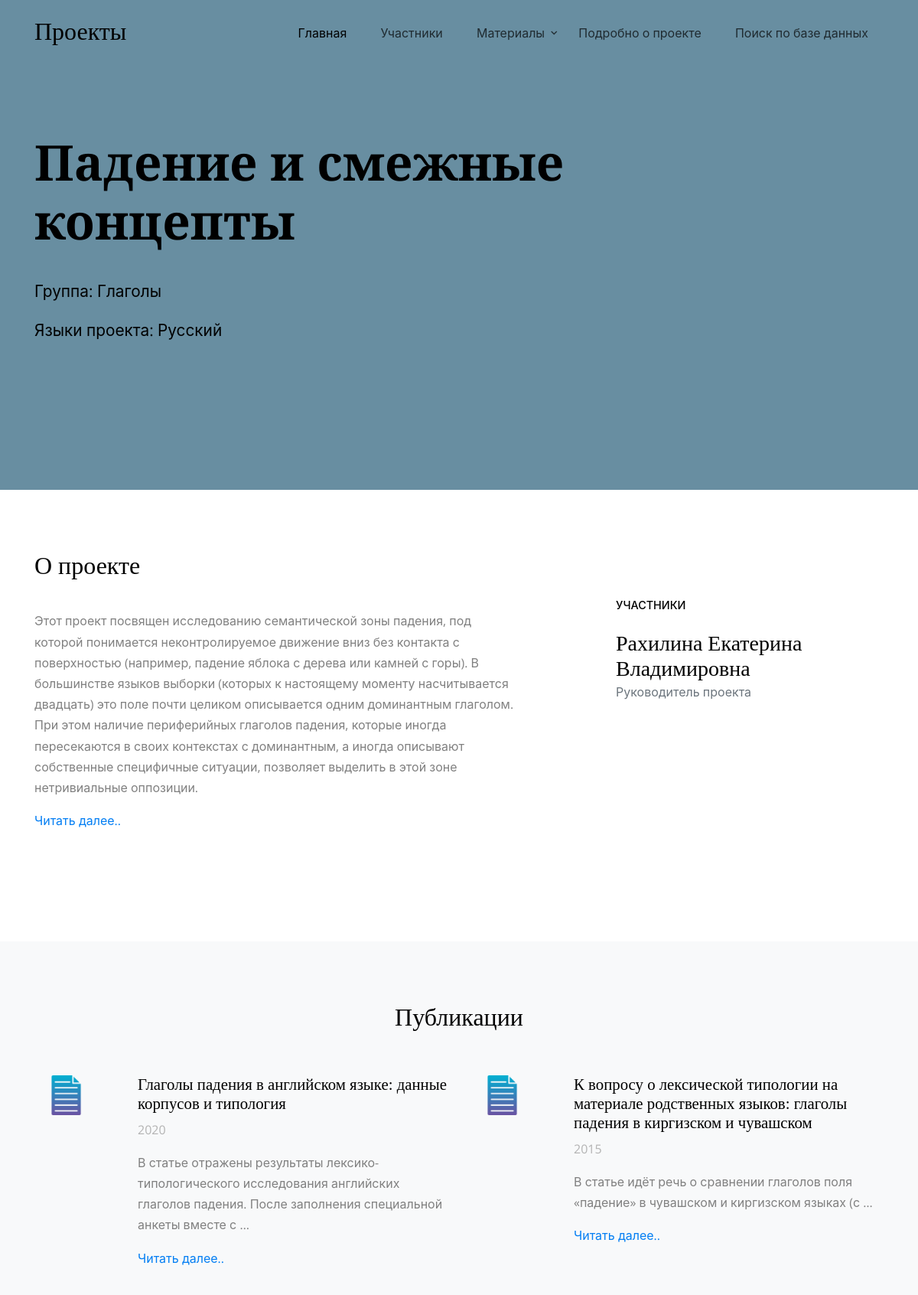
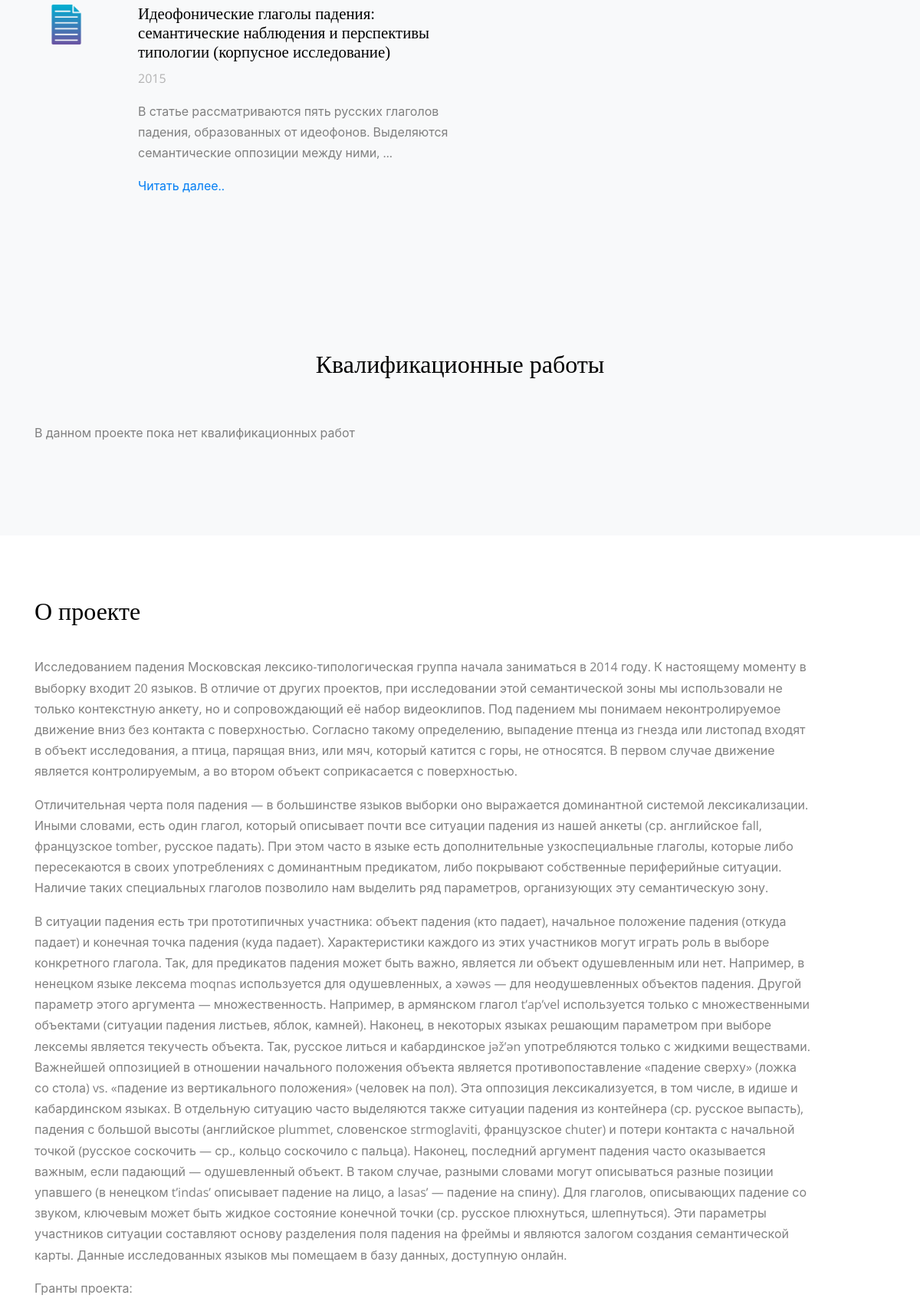
The page /project/falling/ (upper part) on the database its author committed (2 pictures, top to bottom).
### projects/models/projects.py (models this page shows, shortened)
class Projects(models.Model):
	title = models.CharField('Название_проекта', max_length = 150)
	group = models.ForeignKey('ProjectGroups', verbose_name="Группа", on_delete=models.SET_NULL, null=True)
	language = models.ManyToManyField('ProjectLanguages',blank = True)
	members = models.ManyToManyField('ProjectMembers', blank = True)
	description = models.TextField("Описание", default='')
	short_description = models.TextField("Краткое_описание", default='')
	publications = models.ManyToManyField('ProjectPublications', blank = True)
	qualification_works = models.ManyToManyField('ProjectQualificationWorks', blank = True)
	search_database = models.OneToOneField('ProjectSearch',on_delete=models.SET_NULL, null=True, blank = True)
	url = models.SlugField(max_length=130, unique=True)
	class Meta:
		verbose_name = 'Проект'
		verbose_name_plural = 'Проекты'

class ProjectGroups(models.Model):
	name = models.CharField('Группа_проекта', max_length = 100)
	url = models.SlugField(max_length=130, unique=True)
	def __str__(self):
		return self.name
	class Meta:
		verbose_name = 'Группа проекта'
		verbose_name_plural = 'Группы проекта'

class ProjectLanguages(models.Model):
	language = models.CharField('Язык_проекта', max_length = 100)
	url = models.SlugField(max_length=130, unique=True)
	class Meta:
		verbose_name = 'Язык проекта'
		verbose_name_plural = 'Языки проекта'

class ProjectMembers(models.Model):
	fio = models.CharField('ФИО_участника', max_length = 150)
	project_position = models.CharField('Должность_в_проекте', max_length = 150, blank = True)
	link_on_member = models.CharField('Ссылка_на_основную_страницу', max_length = 150, blank = True)
	class Meta:
		verbose_name = 'Участник проекта'
		verbose_name_plural = 'Участники проекта'

class ProjectPublications(models.Model):
	title = models.CharField('Название_публикации', max_length = 150)
	members = models.ManyToManyField('ProjectMembers', blank = True)
	description = models.TextField("Описание_публикации", default='')
	information = models.TextField("Информация_о_публикации", default='')
	languages = models.ManyToManyField('ProjectLanguages', blank = True)
	year = models.PositiveSmallIntegerField("Дата_публикации", blank = True)
	work_file = models.FileField(upload_to = 'publications/', blank = True)
	url = models.SlugField(max_length=130, unique=True)
	def get_absolute_url(self):
		return reverse('publication', kwargs = {'slug': self.url})
	class Meta:
		verbose_name = 'Публикация проекта'
		verbose_name_plural = 'Публикации проекта'

### projects/views.py (the view)
# urls.py: path('project/<slug:slug>/', views.ProjectDetailView.as_view(), name = 'project_detail'),
class ProjectDetailView(DetailView):
	model = Projects
	slug_field = 'url'

### templates/projects/projects_detail.html (shortened to what this page needs)
{% extends 'projects/base.html' %}
{% load static %}
{% block navbar %}
<li><a href="#home-section" class="nav-link">Главная</a></li>
<li><a href="#about-section" class="nav-link">Участники</a></li>
<li class="has-children">
	<a href="#publication-section" class="nav-link">Материалы</a>
</li>
<li><a href="#about-project" class="nav-link">Подробно о проекте</a></li>
{% if projects.search_database %}
	<li><a href="{% url 'questionnaire' projects.search_database.url %}" class="nav-link">Поиск по базе данных</a></li>
{% endif %}
{% endblock %}
{% block content %}
<section class="site-blocks-cover overflow-hidden">
	<div class="container">
		<div class="row">
			<div class="col-lg-12 align-self-center">
				<div class="row">
					<div class="col-lg-11">
						<h1>{{projects.title}}</h1>
						<br>
						<p>Группа: {{projects.group}}</p>
						<p>Языки проекта:
							{% for language in projects.language.all %}
							{{language.language}}
							{% endfor %}
						</p>
					</div>
				</div>
			</div>
		</div>
	</div>
</section>
<section class="site-section" id="about-section">
	<div class="container">
		<div class="row">
			<div class="col-12 mb-3">
				<h2 class="text-black">О проекте</h2>
			</div>
			<div class="col-md-7 mb-5">
				<p>{{projects.short_description|linebreaks}}</p>
				<p><a href="#about-project" class="">Читать далее..</a></p>
			</div>
			<div class="col-md-4 ml-auto">
				<h2 class="text-black mb-4 h6">Участники</h2>
				<ul class="list-unstyled">
					{% for member in projects.members.all %}
					<li class="mb-4">
						<h3 class="text-black m-0">{{member.fio}}</h3>
						<span class="text-muted">{{member.project_position}}</span>
					</li>
					{% endfor %}
				</ul>
			</div>
		</div>
	</div>
</section>
<section class="site-section bg-light" id="publication-section">
	<div class="container">
		<div class="row justify-content-center" data-aos="fade-up">
			<div class="col-lg-6 text-center mb-5">
				<h2 class="text-black mb-2">Публикации</h2>
			</div>
		</div>
		<div class="row">
			{% for publication in projects.publications.all %}
			<div class="col-md-6 mb-4" data-aos="fade-up" data-aos-delay="">
				<div class="d-lg-flex blog-entry">
					<div class="col-md-3 ml-auto"><a href="single.html"></a><img
							src="{% static 'images/free-icon-document-6611866.png' %}" alt=""
							class="img-fluid w-50"></a></div>
					<div class="blog-entry-text">
						<h3><a href="{{publication.get_absolute_url}}">{{publication.title}}</a></h3>
						<span class="post-meta mb-3 d-block">{{publication.year}}</span>
						<p>{{publication.description |linebreaks|truncatewords:15}}</p>
						<p><a href="{{publication.get_absolute_url}}" class="">Читать далее..</a></p>
					</div>
				</div>
			</div>
			{% endfor %}
		</div>
	</div>
</section>
<section class="site-section bg-light" id="publication-section">
	<div class="container">
		<div class="row justify-content-center" data-aos="fade-up">
			<div class="col-lg-6 text-center mb-5">
				<h2 class="text-black mb-2">Квалификационные работы</h2>
			</div>
		</div>
		<div class="row">
			{% if qual_work in projects.qualification_works.all %}
			{% for qual_work in projects.qualification_works.all %}
			<div class="col-md-6 mb-4" data-aos="fade-up" data-aos-delay="">
				<div class="d-lg-flex blog-entry">
					<div class="col-md-3 ml-auto"><a href="single.html"></a><img
							src="{% static 'images/free-icon-document-6611866.png' %}" alt=""
							class="img-fluid w-50"></a></div>
					<div class="blog-entry-text">
						<h3><a href="{{publication.get_absolute_url}}">{{qual_work.title}}</a></h3>
						<span class="post-meta mb-3 d-block">{{qual_work.year}}</span>
						<p>{{qual_work.author |linebreaks|truncatewords:15}}</p>
						<p><a href="{{publication.get_absolute_url}}" class="">Читать далее..</a></p>
					</div>
				</div>
			</div>
			{% endfor %}
			{% else %}
			<div class="col-md-6 mb-4" data-aos="fade-up" data-aos-delay="">
				<div class="blog-entry-text">
					<p>В данном проекте пока нет квалификационных работ</p>
				</div>
			</div>
			{% endif %}
		</div>
	</div>
</section>
<section class="site-section" id="about-project">
	<div class="container">
		<div class="row">
			<div class="col-12 mb-3">
				<h2 class="text-black">О проекте</h2>
			</div>
			<div class="col-md-11 mb-5">
				<p>{{projects.description|linebreaks}}</p>
			</div>
		</div>
	</div>
</section>
{% endblock %}

### projects/static/css/style.css (style rules this page uses)
html { overflow-x: hidden; }
body { line-height: 1.7; color: gray; font-weight: 400; font-size: 1rem; }
a { -webkit-transition: .3s all ease; -o-transition: .3s all ease; transition: .3s all ease; }
h1, h2, h3, h4, h5, .h1, .h2, .h3, .h4, .h5 { font-family: "Playfair Display"; }
.text-black { color: #000 !important; }
body:after { -webkit-transition: .3s all ease-in-out; -o-transition: .3s all ease-in-out; transition: .3s all ease-in-out; }
.site-section { padding: 2.5em 0; }
@media (min-width: 768px) { .site-section { padding: 5em 0; } }
.site-navbar .site-navigation .site-menu .active { color: #037ef3; display: inline-block; padding: 5px 20px; }
.site-navbar .site-navigation .site-menu a { text-decoration: none !important; display: inline-block; }
.site-navbar .site-navigation .site-menu > li { display: inline-block; }
.site-navbar .site-navigation .site-menu > li > a { padding: 30px 20px; color: #000; display: inline-block; text-decoration: none !important; }
.site-navbar .site-navigation .site-menu .has-children { position: relative; }
.site-navbar .site-navigation .site-menu .has-children > a { position: relative; padding-right: 20px; }
.site-navbar .site-navigation .site-menu .has-children > a:before { position: absolute; content: "\e313"; font-size: 16px; top: 50%; right: 0; -webkit-transform: translateY(-50%); -ms-transform: translateY(-50%); transform: translateY(-50%); font-family: 'icomoon'; }
.site-mobile-menu .site-nav-wrap a { padding: 10px 20px; display: block; position: relative; color: #212529; }
.site-mobile-menu .site-nav-wrap li { position: relative; display: block; }
.site-mobile-menu .site-nav-wrap li .active { color: #037ef3; }
.site-mobile-menu .site-nav-wrap > li { display: block; position: relative; float: left; width: 100%; }
.site-mobile-menu .site-nav-wrap > li > a { padding-left: 20px; font-size: 20px; }
.sticky-wrapper .site-navbar .site-menu > li > a { color: rgba(0, 0, 0, 0.7) !important; }
.sticky-wrapper .site-navbar .site-menu > li > a:hover, .sticky-wrapper .site-navbar .site-menu > li > a.active { color: #000 !important; }
.site-blocks-cover { background-size: cover; background-repeat: no-repeat; background-position: top; background-position: center center; background-color: #688ea1; }
.site-blocks-cover.overflow-hidden { overflow: hidden; }
.site-blocks-cover, .site-blocks-cover > .container > .row { height: calc(80vh); min-height: 400px; }
.site-blocks-cover h1 { font-size: 4rem; color: #000; font-weight: 900; }
.site-blocks-cover p { color: #000; font-size: 1.3rem; }
.h6 { text-transform: uppercase; font-size: .9rem; font-family: "Open Sans", -apple-system, BlinkMacSystemFont, "Segoe UI", Roboto, "Helvetica Neue", Arial, "Noto Sans", sans-serif, "Apple Color Emoji", "Segoe UI Emoji", "Segoe UI Symbol", "Noto Color Emoji"; }
.bg-light { background: #ccc; }
.blog-entry h3 { font-size: 1.3rem; }
.blog-entry h3 a { color: #000; }
.blog-entry .blog-entry-text .post-meta { color: #b3b3b3; }

### rows shown on the page
Projects: title "Падение и смежные концепты", group "Глаголы", short_description "Этот проект посвящен исследованию семантической зоны падения, под которой понимается неконтролируемое движение вниз без контакта с поверхностью (например, падение яблока с дерева или камней с горы). В большинстве языков выборки (которых к настоящему моменту насчитывается двадцать) это поле почти целиком описывается одним доминантным глаголом. При этом наличие периферийных глаголов падения, которые иногда пересекаются в своих контекстах с доминантным, а иногда описывают собственные специфичные ситуации, позволяет выделить в этой зоне нетривиальные оппозиции.", description "Исследованием падения Московская лексико-типологическая группа начала заниматься в 2014 году. К настоящему моменту в выборку входит 20 языков. В отличие от других проектов, при исследовании этой семантической зоны мы использовали не только контекстную анкету, но и сопровождающий её набор видеоклипов. Под падением мы понимаем неконтролируемое движение вниз без контакта с поверхностью. Согласно такому определению, выпадение птенца из гнезда или листопад входят в объект исследования, а птица, парящая вниз, или мяч, который катится с горы, не относятся. В первом случае движение является контролируемым, а во втором объект соприкасается с поверхностью. Отличительная черта поля падения — в…"
ProjectLanguages: language "Русский"
ProjectMembers: fio "Рахилина Екатерина Владимировна", project_position "Руководитель проекта"
ProjectPublications: title "Глаголы падения в английском языке: данные корпусов и типология", year "2020", description "В статье отражены результаты лексико-типологического исследования английских глаголов падения. После заполнения специальной анкеты вместе с …"
ProjectPublications: title "К вопросу о лексической типологии на материале родственных языков: глаголы падения в киргизском и чувашском", year "2015", description "В статье идёт речь о сравнении глаголов поля «падение» в чувашском и киргизском языках (с …"
ProjectPublications: title "Идеофонические глаголы падения: семантические наблюдения и перспективы типологии (корпусное исследование)", year "2015", description "В статье рассматриваются пять русских глаголов падения, образованных от идеофонов. Выделяются семантические оппозиции между ними, …"
